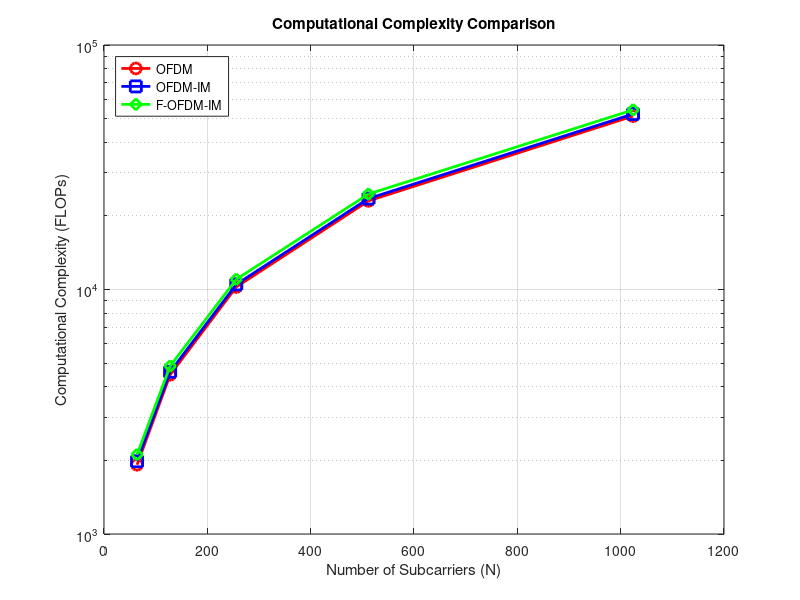

MATLAB code to generate this figure:
clc; clear; close all;

%% Parameters
N_vals = [64, 128, 256, 512, 1024]; % Different subcarrier sizes
M = 4; % QPSK modulation (bits per symbol = log2(M) = 2)
K_ratio = 0.5; % Active subcarrier ratio for IM-based schemes

%% FLOPs Calculation
flops_ofdm = zeros(size(N_vals));
flops_ofdm_im = zeros(size(N_vals));
flops_f_ofdm_im = zeros(size(N_vals));

for i = 1:length(N_vals)
    N = N_vals(i);
    K = round(K_ratio * N); % Active subcarriers
    
    % OFDM Complexity (IFFT + Guard + FFT)
    flops_ofdm(i) = 5 * N * log2(N); 
    
    % OFDM-IM Complexity (Subcarrier Selection + IFFT + Guard + FFT)
    flops_ofdm_im(i) = flops_ofdm(i) + 2 * K; 
    
    % F-OFDM-IM Complexity (Filtering + Subcarrier Selection + IFFT + FFT)
    flops_f_ofdm_im(i) = flops_ofdm_im(i) + 2 * N; % Additional filtering complexity
end

%% Plot Results
figure;
semilogy(N_vals, flops_ofdm, 'r-o', 'LineWidth', 2, 'MarkerSize', 8);
hold on;
semilogy(N_vals, flops_ofdm_im, 'b-s', 'LineWidth', 2, 'MarkerSize', 8);
semilogy(N_vals, flops_f_ofdm_im, 'g-d', 'LineWidth', 2, 'MarkerSize', 8);
grid on;
legend('OFDM', 'OFDM-IM', 'F-OFDM-IM', 'Location', 'NorthWest');
xlabel('Number of Subcarriers (N)');
ylabel('Computational Complexity (FLOPs)');
title('Computational Complexity Comparison');